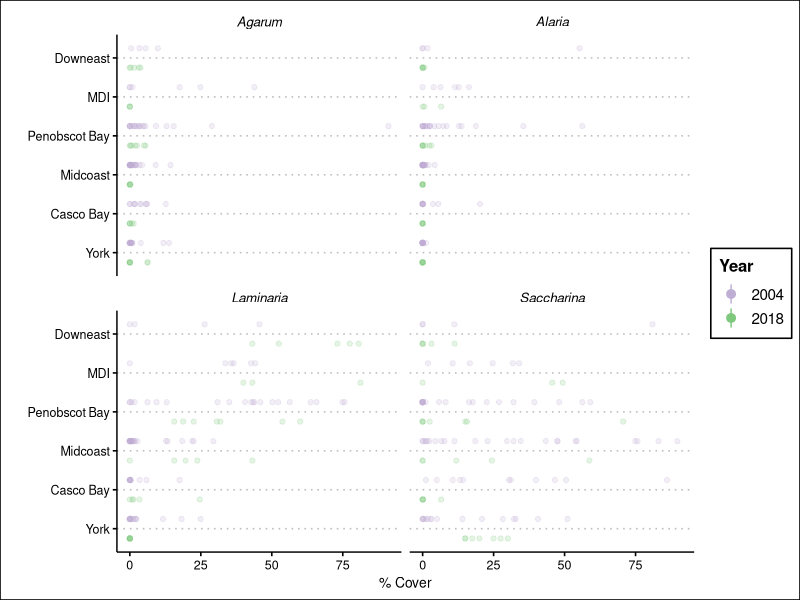
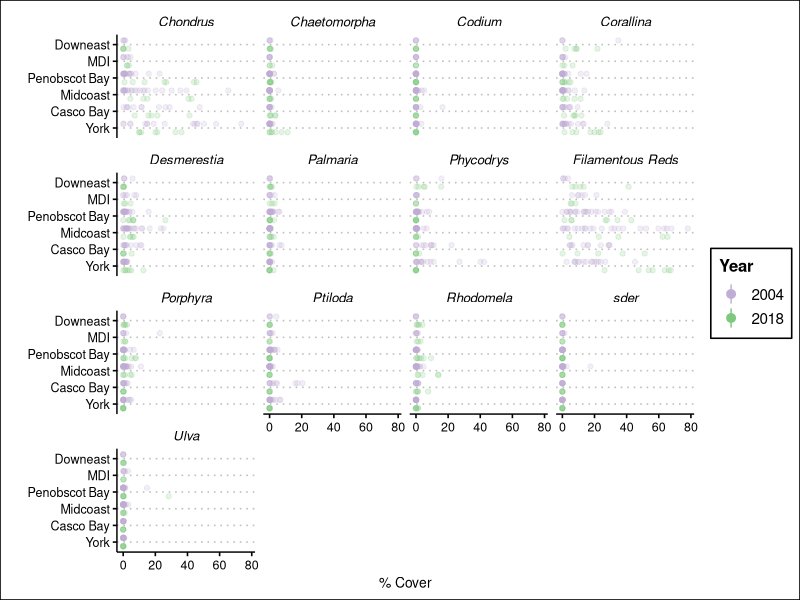
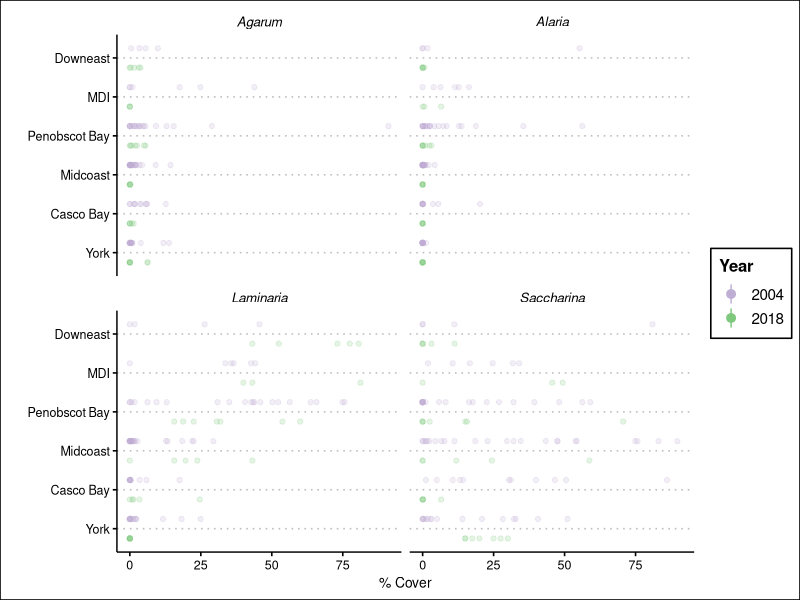
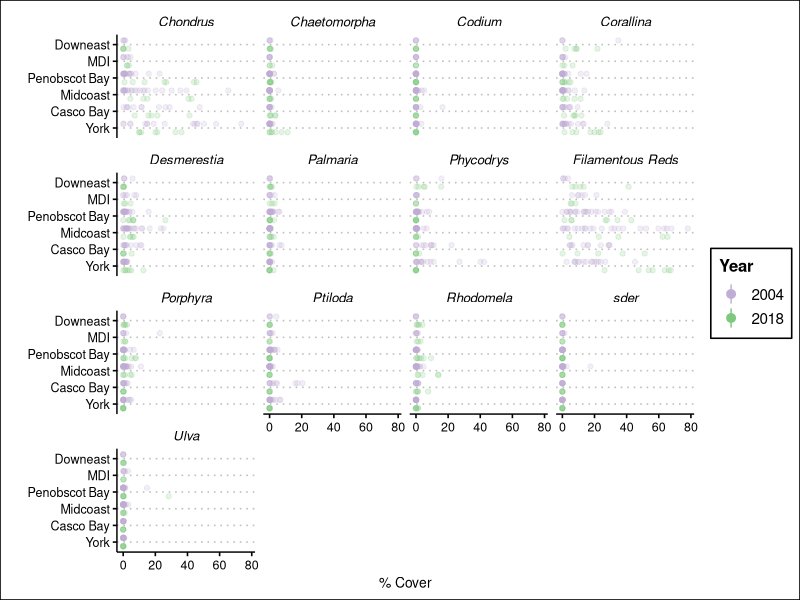

These figures' R source, in order:
#' -------------------------------------------
#' Plot composition data
#' 
#' -------------------------------------------

#--- load libraries and get environment setup
setwd(here::here()) 
library(tidyverse)

comp_data <- read_csv("derived_data/compositional_change_data.csv") %>%
    mutate( region = factor(region,
                            levels = rev(c("Downeast", "MDI", "Penobscot Bay",
                                       "Midcoast", "Casco Bay", "York"))),
            year = factor(year, levels = c(2018, 2004)))

#labeller function
make_kelp_name <- function(string){
    string <- gsub("agar", "Agarum", string)
    string <- gsub("ldig", "Laminaria", string)
    string <- gsub("alar", "Alaria", string)
    string <- gsub("sac", "Saccharina", string)
    string
}

ggplot(comp_data %>% filter(type == "kelp"), 
       aes(x = region, y = cover, color = year)) +
    geom_point(alpha = 0.2, position = position_dodge(width = 1)) +
    stat_summary(alpha = 1, position = position_dodge(width = 1),
                 fun.data = mean_cl_boot) +
    coord_flip() +
    facet_wrap(vars(sp_code),
               labeller = labeller(sp_code = make_kelp_name)) +
    labs(color = "Year",
         y = "% Cover",
         x = "") +
    ggthemes::theme_clean() +
    scale_color_brewer(palette = "Accent")+
    guides(colour = guide_legend(reverse=TRUE)) +  #for the legend flip
    theme(strip.text = element_text(face = "italic"))
ggsave("figures/kelp_composition_2004_2018.jpg", dpi = 600)



#labeller function
make_algae_name <- function(string){
    stringi::stri_replace_all_fixed(string,
                                   pattern = c("ccrisp",
                                     "chaet",
                                     "codm",
                                     "coral",
                                     "desm",
                                     "palm",
                                     "phyc",
                                     "poly",
                                     "porph",
                                     "ptilo",
                                     "rhod",
                                     "ulva"),
                                   replacement = c("Chondrus",
                                     "Chaetomorpha",
                                     "Codium",
                                     "Corallina",
                                     "Desmerestia",
                                     "Palmaria",
                                     "Phycodrys",
                                     "Filamentous Reds",
                                     "Porphyra",
                                     "Ptiloda",
                                     "Rhodomela",
                                     "Ulva"),
                                   vectorize_all = FALSE)
    
}
ggplot(comp_data %>% filter(type != "kelp"), 
       aes(x = region, y = cover, color = factor(year))) +
    geom_point(alpha = 0.2, position = position_dodge(width = 1)) +
    stat_summary(alpha = 1, position = position_dodge(width = 1),
                 fun.data = mean_cl_boot) +
    coord_flip() +
    facet_wrap(vars(sp_code),
               labeller = labeller(sp_code = make_algae_name)) +
    labs(color = "Year",
         y = "% Cover",
         x = "") +
    ggthemes::theme_clean() +
    scale_color_brewer(palette = "Accent")+
    guides(colour = guide_legend(reverse=TRUE)) + 
    theme(strip.text = element_text(face = "italic"))

ggsave("figures/understory_composition_2004_2018.jpg", 
       height = 5.2,
       width = 6.8,
       dpi = 600)

